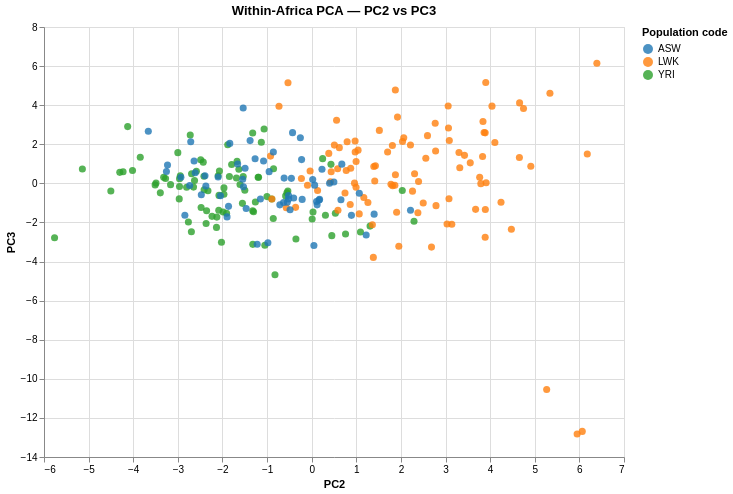

Write notebook code for a chart like this one.
### Code cell
# Creating PC2 v PC3 chart

chart_afr_pc2v3 = alt.Chart(df_afr).mark_circle(size=50, opacity=0.8).encode(
    x='PC2:Q', y='PC3:Q',
    color=alt.Color('Population code:N',
        scale=alt.Scale(scheme='category10')),
    tooltip=['Sample:N', 'Population name:N']
).properties(
    title='Within-Africa PCA — PC2 vs PC3',
    width=580, height=430).interactive()

chart_afr_pc2v3.save('/Users/tim/bioinformatics-portfolio/01b-genes-and-geography/results/figures/pca_africa_pc2v3.html')
chart_afr_pc2v3

### Figure 1 — Vega-Lite specification as saved in the notebook (floating-point values rounded to 4 significant figures; data arrays with more than 128 entries replaced by an {"elided": "..."} marker saying what was removed)
{"config": {"view": {"continuousWidth": 300, "continuousHeight": 300}}, "data": {"name": "data-ef7b6644d66711aecb7174eed6eadce3"}, "mark": {"type": "circle", "opacity": 0.8, "size": 50}, "encoding": {"color": {"field": "Population code", "scale": {"scheme": "category10"}, "type": "nominal"}, "tooltip": [{"field": "Sample", "type": "nominal"}, {"field": "Population name", "type": "nominal"}], "x": {"field": "PC2", "type": "quantitative"}, "y": {"field": "PC3", "type": "quantitative"}}, "height": 430, "params": [{"name": "param_1e9efca18e7a2868", "select": {"type": "interval", "encodings": ["x", "y"]}, "bind": "scales"}], "title": "Within-Africa PCA — PC2 vs PC3", "width": 580, "$schema": "https://vega.github.io/schema/vega-lite/v6.4.1.json", "datasets": {"data-ef7b6644d66711aecb7174eed6eadce3": {"elided": "246 records"}}}
